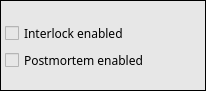
   <widget class="caFrame" name="caframe_5">
    <property name="geometry">
     <rect>
      <x>195</x>
      <y>225</y>
      <width>206</width>
      <height>91</height>
     </rect>
    </property>
    <property name="styleSheet">
     <string notr="true">background-color: rgb(231, 231, 231);</string>
    </property>
    <property name="frameShape">
     <enum>QFrame::Box</enum>
    </property>
    <property name="frameShadow">
     <enum>QFrame::Plain</enum>
    </property>
    <property name="lineWidth">
     <number>1</number>
    </property>
    <property name="midLineWidth">
     <number>1</number>
    </property>
    <property name="background">
     <color>
      <red>0</red>
      <green>0</green>
      <blue>0</blue>
     </color>
    </property>
    <property name="backgroundMode">
     <enum>caFrame::Filled</enum>
    </property>
    <widget class="caToggleButton" name="catogglebutton">
     <property name="geometry">
      <rect>
       <x>5</x>
       <y>20</y>
       <width>126</width>
       <height>26</height>
      </rect>
     </property>
     <property name="font">
      <font>
       <family>Sans Serif</family>
       <pointsize>9</pointsize>
      </font>
     </property>
     <property name="text">
      <string>Interlock enabled</string>
     </property>
     <property name="channel" stdset="0">
      <string notr="true">$(BPM):ilk:enabled</string>
     </property>
    </widget>
    <widget class="caToggleButton" name="catogglebutton_2">
     <property name="geometry">
      <rect>
       <x>5</x>
       <y>50</y>
       <width>141</width>
       <height>21</height>
      </rect>
     </property>
     <property name="font">
      <font>
       <family>Sans Serif</family>
       <pointsize>9</pointsize>
      </font>
     </property>
     <property name="text">
      <string>Postmortem enabled</string>
     </property>
     <property name="channel" stdset="0">
      <string notr="true">$(BPM):pm:capture</string>
     </property>
    </widget>
    <widget class="caRelatedDisplay" name="interlock">
     <property name="geometry">
      <rect>
       <x>150</x>
       <y>20</y>
       <width>51</width>
       <height>26</height>
      </rect>
     </property>
     <property name="font">
      <font>
       <family>Sans Serif</family>
       <pointsize>10</pointsize>
      </font>
     </property>
     <property name="background">
      <color>
       <red>252</red>
       <green>220</green>
       <blue>123</blue>
      </color>
     </property>
     <property name="labels">
      <string notr="true">ILK
Settings</string>
     </property>
     <property name="files">
      <string notr="true">interlock</string>
     </property>
     <property name="args">
      <string notr="true">BPM=$(BPM)</string>
     </property>
     <property name="fontScaleMode">
      <enum>EPushButton::WidthAndHeight</enum>
     </property>
    </widget>
    <widget class="caRelatedDisplay" name="postmortem">
     <property name="geometry">
      <rect>
       <x>150</x>
       <y>50</y>
       <width>51</width>
       <height>26</height>
      </rect>
     </property>
     <property name="font">
      <font>
       <family>Sans Serif</family>
       <pointsize>10</pointsize>
      </font>
     </property>
     <property name="background">
      <color>
       <red>252</red>
       <green>220</green>
       <blue>123</blue>
      </color>
     </property>
     <property name="labels">
      <string notr="true">PM
Settings</string>
     </property>
     <property name="files">
      <string notr="true">postmortem</string>
     </property>
     <property name="args">
      <string notr="true">BPM=$(BPM)</string>
     </property>
     <property name="fontScaleMode">
      <enum>EPushButton::WidthAndHeight</enum>
     </property>
    </widget>
   </widget>
